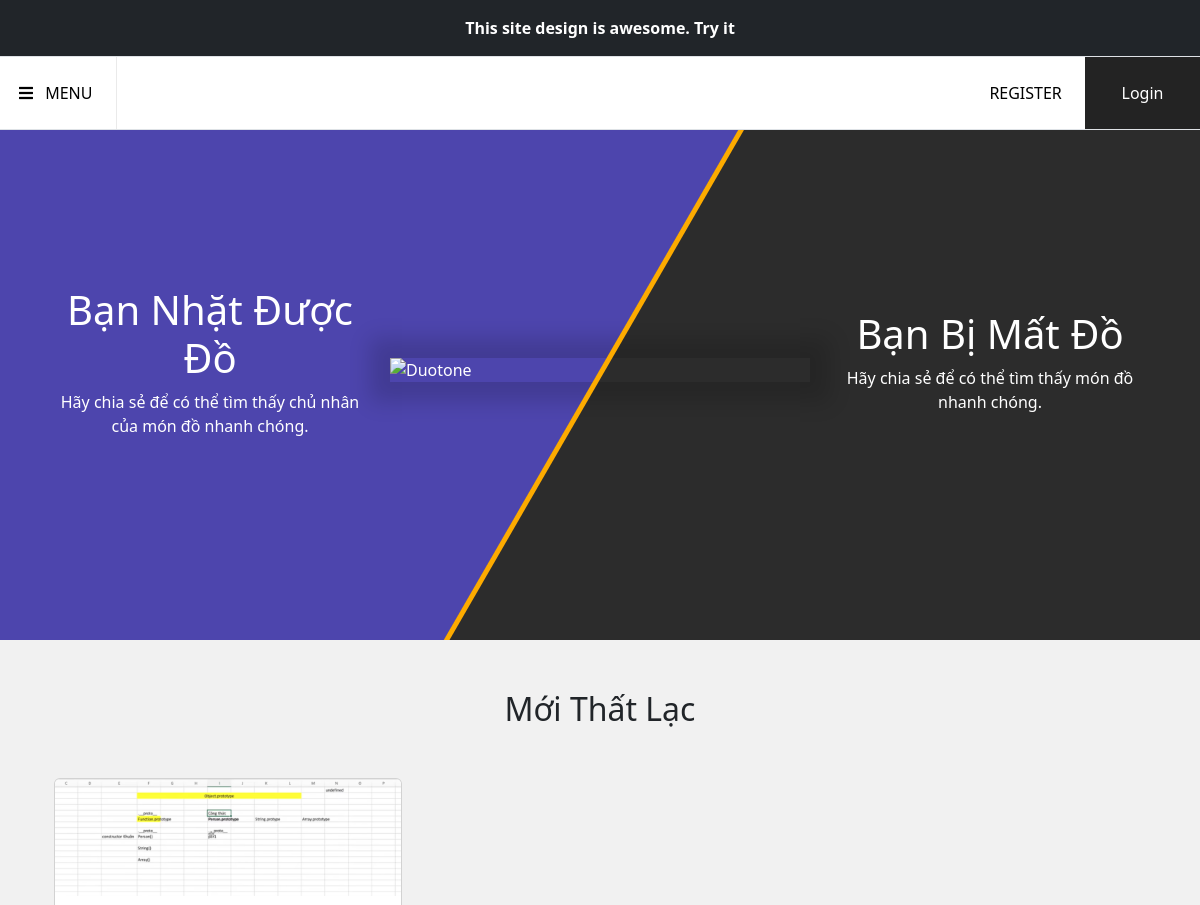
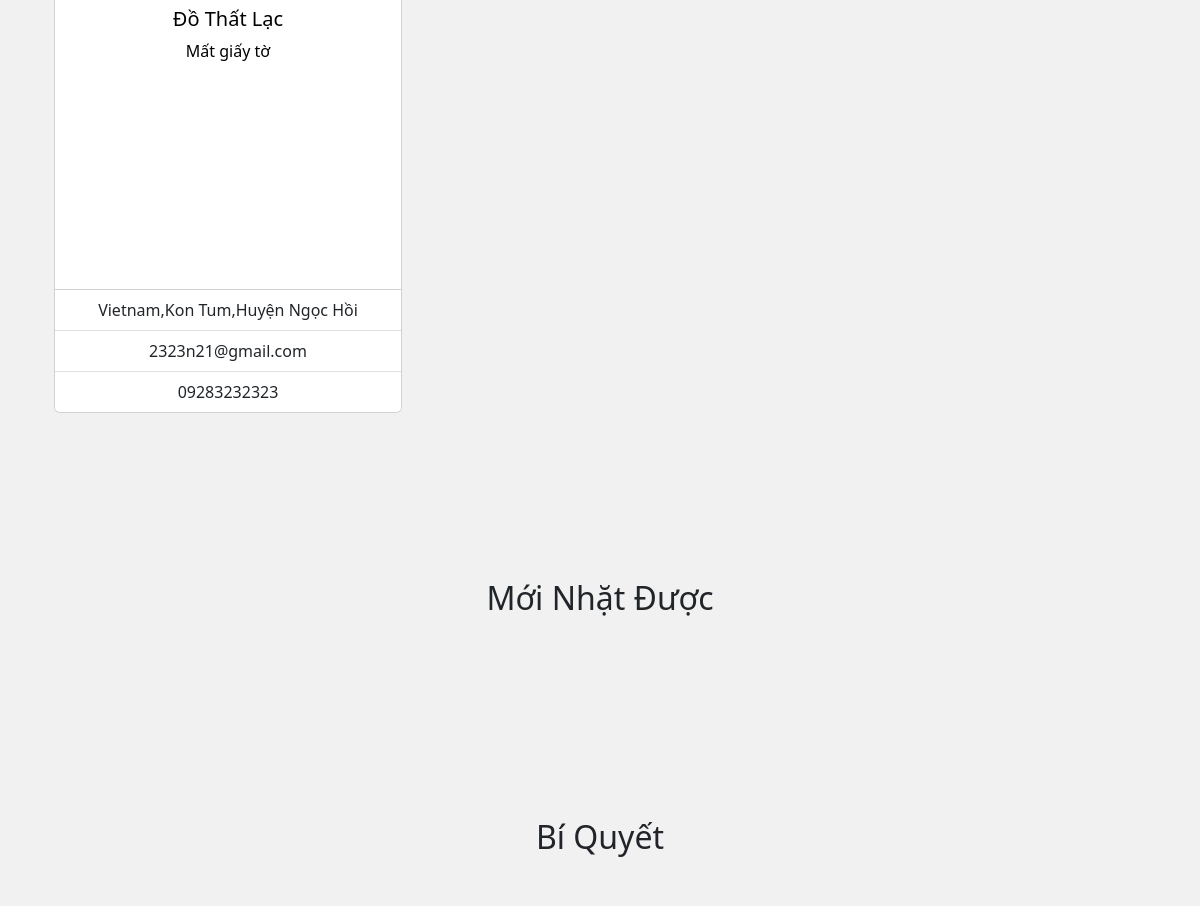
Page /home/ (upper part) on the earlier database version (2 pictures, top to bottom).
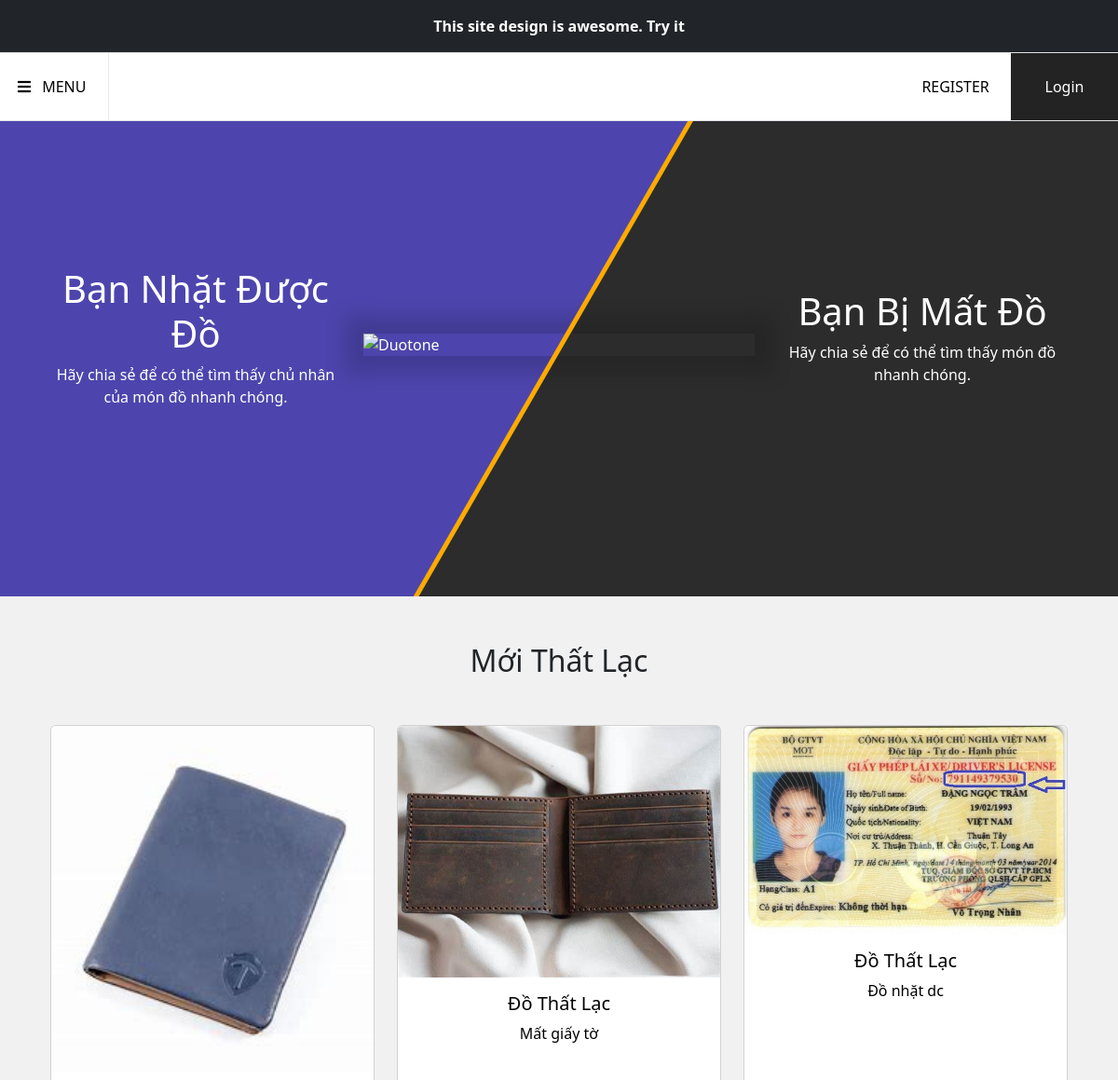
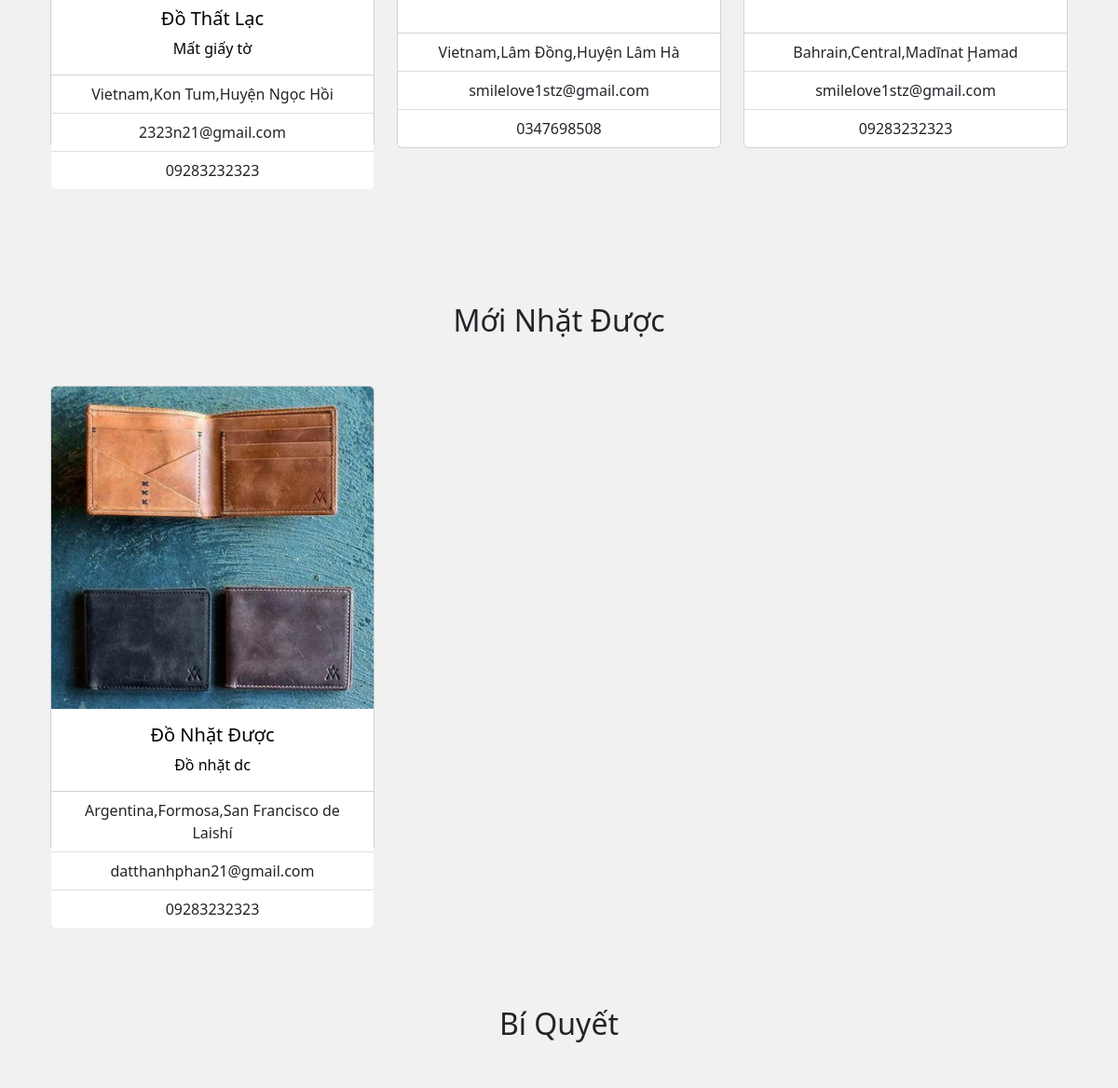
Same page on the later database version (2 pictures, top to bottom).
### home/models.py (models this page shows, shortened)
class mypost(models.Model):
    user = models.TextField(null=True)
    title = models.TextField(max_length=1000)
    type = models.TextField()
    object = models.TextField()
    descrip = models.TextField(max_length=10000000)
    address = models.TextField()     #country
    city = models.TextField(null=True)
    district = models.TextField(null=True)
    name = models.TextField(max_length=1000)
    pnum = models.IntegerField(null=True, blank=True)
    email = models.TextField(max_length=1000)
    images = models.ImageField(null=True ,blank=True , upload_to='images/')

### home/views.py (the view)
# urls.py: path('home/' , home.get_home,name="home"),
def get_home(request):
    if request.method == "GET":
        data = mypost.objects.filter(type="Đồ Thất Lạc").order_by('id')[:3]
        context = {
            'mypost':data
        }
        data1 = mypost.objects.filter(type="Đồ Nhặt Được").order_by('id')[:3]
        context = {
            'mypost1':data1
        }
        return render(request, "home.html" , {'mypost':data, 'mypost1':data1})
    return render(request, 'home.html' )

### home/Templates/home.html (shortened to what this page needs)
{% load static %}
<!DOCTYPE html>
<html>
    <head>
        <link rel="stylesheet" type="text/css" href="https://use.fontawesome.com/releases/v5.7.2/css/all.css">
         <link rel="stylesheet" type"text/css" href="{% static 'css/home/home.css' %}">
         <link rel="stylesheet" href="https://cdn.jsdelivr.net/npm/bootstrap-icons@1.9.1/font/bootstrap-icons.css">
         <link href="https://cdn.jsdelivr.net/npm/bootstrap@5.2.1/dist/css/bootstrap.min.css" rel="stylesheet">
    </head>
    <body>
      {% include 'header.html' %}
        <div class="splitview skewed">
          <div class="panel bottom">
              <div class="content">
                  <div class="description">
                      <h1>Bạn Bị Mất Đồ</h1>
                      <p>Hãy chia sẻ để có thể tìm thấy món đồ nhanh chóng.</p>
                  </div>
              </div>
          </div>
          <div class="panel top">
              <div class="content">
                  <div class="description">
                      <h1>Bạn Nhặt Được Đồ </h1>
                      <p>Hãy chia sẻ để có thể tìm thấy chủ nhân của món đồ nhanh chóng.</p>
                  </div>
                  <img src="https://s3-us-west-2.amazonaws.com/s.cdpn.io/210284/duotone-image.jpg" alt="Duotone">
              </div>
          </div>
          <div class="handle"></div>
      </div>
        <div class="body ">
        <div class="container">
          <div class="card-list">
            <div class="container text-center">
              <h2> Mới Thất Lạc </h2>
              <div class="row">
                {% for x in mypost %}
                <div class="col-sm-4">
                  <a href="{% url "show_post" x.id %}"style="text-decoration: none; color:black">
                  <div class="card mb-3" style="max-width: 540px;height:540px">
                    <img src="{{x.images.url}}" class="card-img-top" alt="...">
                    <div class="card-body">
                      <h5 class="card-title">{{x.type}}</h5>
                      <p class="card-text"> {{x.title}}</p>
                    </div>
                    <ul class="list-group list-group-flush">
                      <li class="list-group-item">{{x.address}},{{x.city}},{{x.district}}</li>
                      <li class="list-group-item">{{x.email}}</li>
                      <li class="list-group-item">0{{x.pnum}}</li>
                    </ul>
                  </div>
                </a>
                </div>
                {% endfor %}
              </div>
            </div>
          </div>
          <div class="card-list">
            <div class="container text-center">
              <h2> Mới Nhặt Được </h2>
              <div class="row">
                {% for x in mypost1 %}
                <a href="{% url "show_post" x.id %}"style="text-decoration: none; color:black" >
                <div class="col-sm-4">
                  <div class="card mb-3" style="max-width: 540px;max-height:500px">
                    <img src="{{x.images.url}}"  class="card-img-top" alt="...">
                    <div class="card-body">
                      <h5 class="card-title">{{x.type}}</h5>
                      <p class="card-text">{{x.title}}</p>
                    </div>
                    <ul class="list-group list-group-flush">
                      <li class="list-group-item">{{x.address}},{{x.city}},{{x.district}}</li>
                      <li class="list-group-item"> {{x.email}}</li>
                      <li class="list-group-item">0{{x.pnum}}</li>
                    </ul>
                  </div>
                </a>
                </div>
                {% endfor %}
              </div>
            </div>
          </div>
          <div class="card-list">
            <div class="container text-center">
              <h2> Bí Quyết </h2>
          </div>
        </div>
      </div>
    </div>
    </body>
</html>

Differences in the rows shown:
changed mypost "Kon Tum": images: a different picture
added mypost: images (picture), type "Đồ Thất Lạc", title "Mất giấy tờ", address "Vietnam", city "Lâm Đồng", district "Huyện Lâm Hà", email "smilelove1stz@gmail.com", pnum "347698508", shown under "Mới Thất Lạc"
added mypost: images (picture), type "Đồ Thất Lạc", title "Đồ nhặt dc", address "Bahrain", city "Central", district "Madīnat Ḩamad", email "smilelove1stz@gmail.com", pnum "9283232323", shown under "Mới Thất Lạc"
added mypost: images (picture), type "Đồ Nhặt Được", title "Đồ nhặt dc", address "Argentina", city "Formosa", district "San Francisco de Laishí", email "datthanhphan21@gmail.com", pnum "9283232323", shown under "Mới Nhặt Được"
